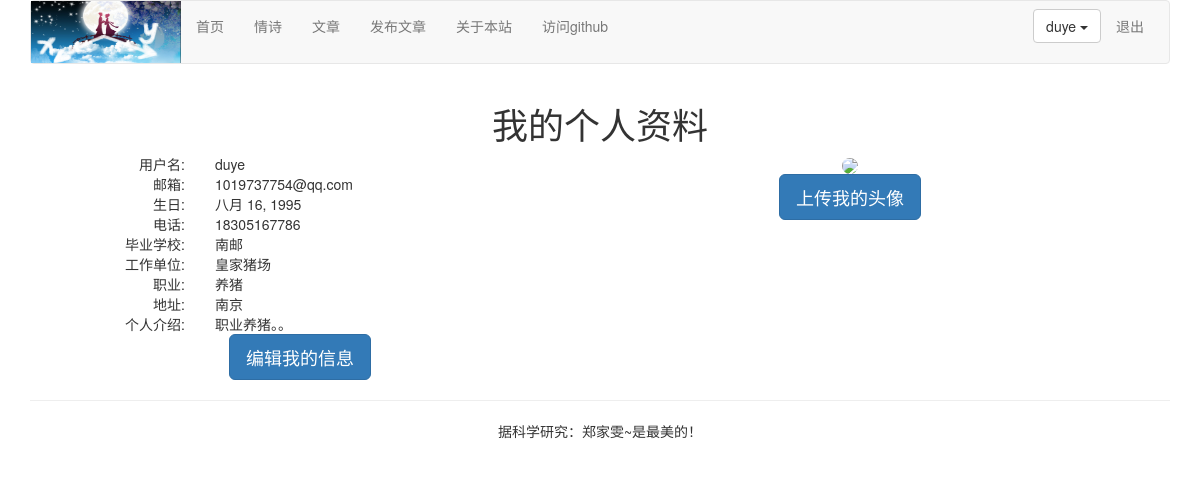
/account/my-information/ (signed in), run on the app's committed database.
### account/models.py (models this page shows, shortened)
class UserProfile(models.Model):
    user = models.OneToOneField(User,on_delete=models.CASCADE,unique=True)
    birth = models.DateField(blank=True,null=True)
    phone = models.CharField(max_length=20,null=True)

class UserInfo(models.Model):
    user = models.OneToOneField(User,on_delete=models.CASCADE,unique=True)
    school = models.CharField(max_length=100,blank=True)
    company = models.CharField(max_length=100,blank=True)
    profession = models.CharField(max_length=100,blank=True)   # 职业
    address = models.CharField(max_length=100,blank=True)
    aboutme = models.TextField(blank=True)
    photo = models.ImageField(blank=True)

### account/views.py (the view)
# urls.py: path('my-information/',views.myself,name='my_information'),
@login_required()    # 判断用户是否登陆
def myself(request):
    userprofile = UserProfile.objects.get(user=request.user) \
        if hasattr(request.user, 'userprofile') \
        else UserProfile.objects.create(user=request.user)
    userinfo = UserInfo.objects.get(user=request.user) \
        if hasattr(request.user, 'userinfo') \
        else UserInfo.objects.create(user=request.user)
    return render(request, "account/myself.html",
                  {"user":request.user,
                   "userinfo":userinfo,
                   "userprofile":userprofile})

### templates/account/myself.html (shortened to what this page needs)
{% extends "base.html" %}
{% block title %} 个人信息 {% endblock %} {% block content %}
<div class="row text-center vertical-middle-sm">
    <h1> 我的个人资料 </h1>
    <div class="row">
        <div class="col-md-6" >
            <div class="row">
                <div class="col-md-4 text-right"><span>用户名:</span></div>
                <div class="col-md-8 text-left">{{user.username}}</div>
            </div>
            <div class="row">
                <div class="col-md-4 text-right"><span>邮箱:</span></div>
                <div class="col-md-8 text-left">{{user.email}}</div>
            </div>
            <div class="row">
                <div class="col-md-4 text-right"><span>生日:</span></div>
                <div class="col-md-8 text-left">{{userprofile.birth}}</div>
            </div>
            <div class="row">
                <div class="col-md-4 text-right"><span>电话:</span></div>
                <div class="col-md-8 text-left">{{userprofile.phone}}</div>
            </div>
            <div class="row">
                <div class="col-md-4 text-right"><span>毕业学校:</span></div>
                <div class="col-md-8 text-left">{{userinfo.school}}</div>
            </div>
            <div class="row">
                <div class="col-md-4 text-right"><span>工作单位:</span></div>
                <div class="col-md-8 text-left">{{userinfo.company}}</div>
            </div>
            <div class="row">
                <div class="col-md-4 text-right"><span>职业:</span></div>
                <div class="col-md-8 text-left">{{userinfo.profession}}</div>
            </div>
            <div class="row">
                <div class="col-md-4 text-right"><span>地址:</span></div>
                <div class="col-md-8 text-left">{{userinfo.address}}</div>
            </div>
            <div class="row">
                <div class="col-md-4 text-right"><span>个人介绍:</span></div>
                <div class="col-md-8 text-left">{{userinfo.aboutme}}</div>
            </div>
            <a href="{% url 'account:edit_my_information' %}">
                <button class="btn btn-primary btn-lg">编辑我的信息</button>
            </a>
        </div>
        <div class="col-md-6">
            {% load staticfiles %}
            <div style="margin-right:100px">
                {% if userinfo.photo %}
                <img src="{{ userinfo.photo | striptags }}"
                     class="img-circle" id="my_photo" name="user_face">
                {% else %}
                <img  name="user_face" src="{% static 'images/IMG_2416.jpeg' %}" class="img-circle"
                width="270px" id="my_photo">
                {% endif %}
            </div>
            <div style="margin-right:100px">
                <button class="btn btn-primary btn-lg" id="upload_image"
                        onclick="upload_image_layer()">上传我的头像</button>
            </div>
        </div>
    </div>
</div>
{% endblock %}

### templates/header.html (shortened to what this page needs)
{% load staticfiles %}
<div class="container">
    <nav class="navbar navbar-default" role="navigation">
        <div class="navbar-header">
            <img src="{% static '/images/logoo.png' %}" height="62px" width="150px">
        </div>
    <div>
        <ul class="nav navbar-nav" role="navigation" >
            <li><a href="{% url 'home' %}">首页</a></li>
            <li><a href="{% url 'blog:blog_title' %}">情诗</a></li>
            <li><a href="{% url 'article:article_titles' %}">文章</a></li>
            {% if user.is_authenticated %}
            <li><a href="{% url 'article:article_post' %}">发布文章</a></li>
            {% endif  %}
            <li><a href="{% url 'course:about' %}">关于本站</a> </li>
            <li><a href="https://github.com/duyedoudou">访问github</a> </li>
        </ul>
        <ul class="nav navbar-nav navbar-right" style="margin-right:10px">
            {% if user.is_authenticated %}
                <li>
                    <div class="dropdown" style="margin-top:8px">
                        <button class="btn btn-default dropdown-toggle" type="button" id="dropdownMenu"  data-toggle="dropdown">{{ user.username }}
                            <span class="caret"></span>
                        </button>
                    </div>
                </li>
                <li><a href="{% url 'account:user_logout' %}">退出</a></li>
            {% else %}
                <li><a href="{% url 'account:user_login' %}">登录</a></li>
                <li><a href="{% url 'account:user_register' %}">注册</a></li>
            {% endif %}
        </ul>
    </div>
    </nav>
</div>

### data on the page
UserProfile: birth "八月 16, 1995", phone "18305167786"
UserInfo: school "南邮", company "皇家猪场", profession "养猪", address "南京", aboutme "职业养猪。。"

### other printed values
{{ user.username }} "duye"
{{ user.email }} "1019737754@qq.com"
